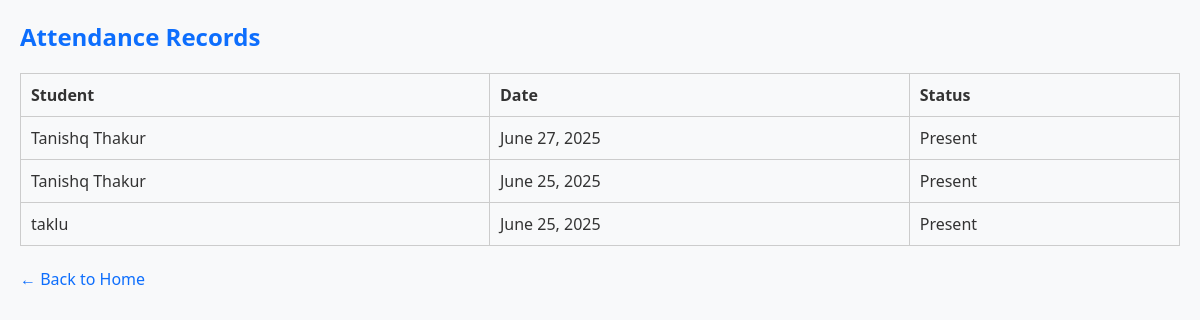
The app's page /records/ with its own data.
### students/models.py (models this page shows, shortened)
class Attendance(models.Model):
    student = models.ForeignKey(Student, on_delete=models.CASCADE)
    date = models.DateField()
    status = models.CharField(
        max_length=10,
        choices=[('Present', 'Present'), ('Absent', 'Absent')]
    )

class Student(models.Model):
    name = models.CharField(max_length=100)
    roll_no = models.CharField(max_length=20, unique=True)
    course = models.CharField(max_length=50)

### students/views.py (the view)
# urls.py: path('records/', views.view_attendance, name='view_attendance'),
def view_attendance(request):
    records = Attendance.objects.select_related('student').order_by('-date')
    return render(request, 'students/records.html', {'records': records})

### students/templates/students/records.html (shortened to what this page needs)
<!DOCTYPE html>
<html lang="en">
<head>
    {% load static %}
    <link rel="stylesheet" href="{% static 'students/style.css' %}">
</head>
<body>
    <h2>Attendance Records</h2>
    <table>
        <thead>
            <tr>
                <th>Student</th>
                <th>Date</th>
                <th>Status</th>
            </tr>
        </thead>
        <tbody>
            {% for record in records %}
            <tr>
                <td>{{ record.student.name }}</td>
                <td>{{ record.date }}</td>
                <td>{{ record.status }}</td>
            </tr>
            {% empty %}
            <tr><td colspan="3">No attendance records found.</td></tr>
            {% endfor %}
        </tbody>
    </table>
    <br>
    <a href="{% url 'home' %}">← Back to Home</a>
</body>
</html>

### students/static/students/style.css (style rules this page uses)
body { font-family: 'Segoe UI', sans-serif; background-color: #f8f9fa; color: #333; margin: 20px; }
h1, h2 { color: #0d6efd; }
table { width: 100%; border-collapse: collapse; margin-top: 20px; }
table, th, td { border: 1px solid #ccc; }
th, td { padding: 10px; text-align: left; }
a { text-decoration: none; color: #0d6efd; }

### records on screen
Attendance: student.name "Tanishq Thakur", date "June 27, 2025", status "Present"
Attendance: student.name "Tanishq Thakur", date "June 25, 2025", status "Present"
Attendance: student.name "taklu", date "June 25, 2025", status "Present"
